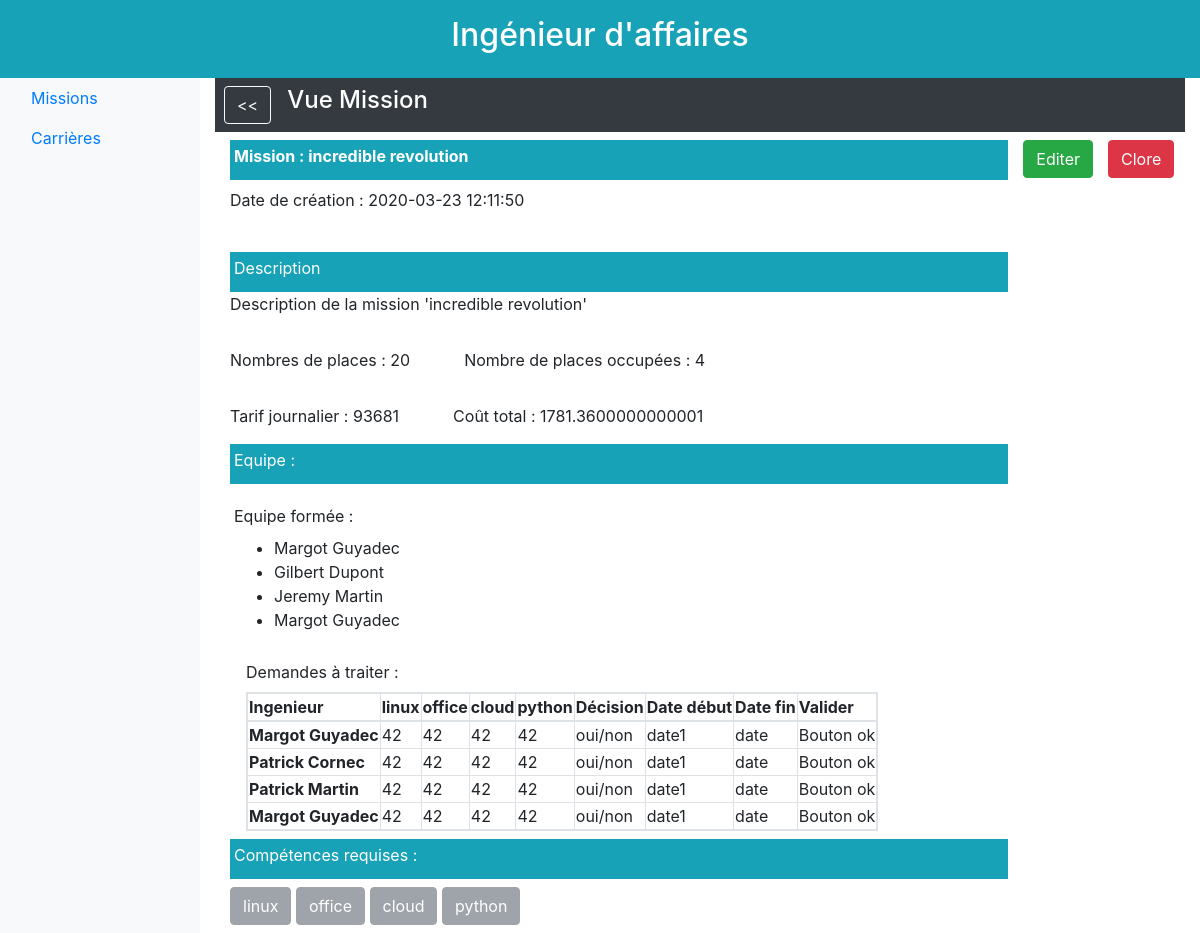
The page /1/affaire/missions/vue/1/ on the database as committed earlier.
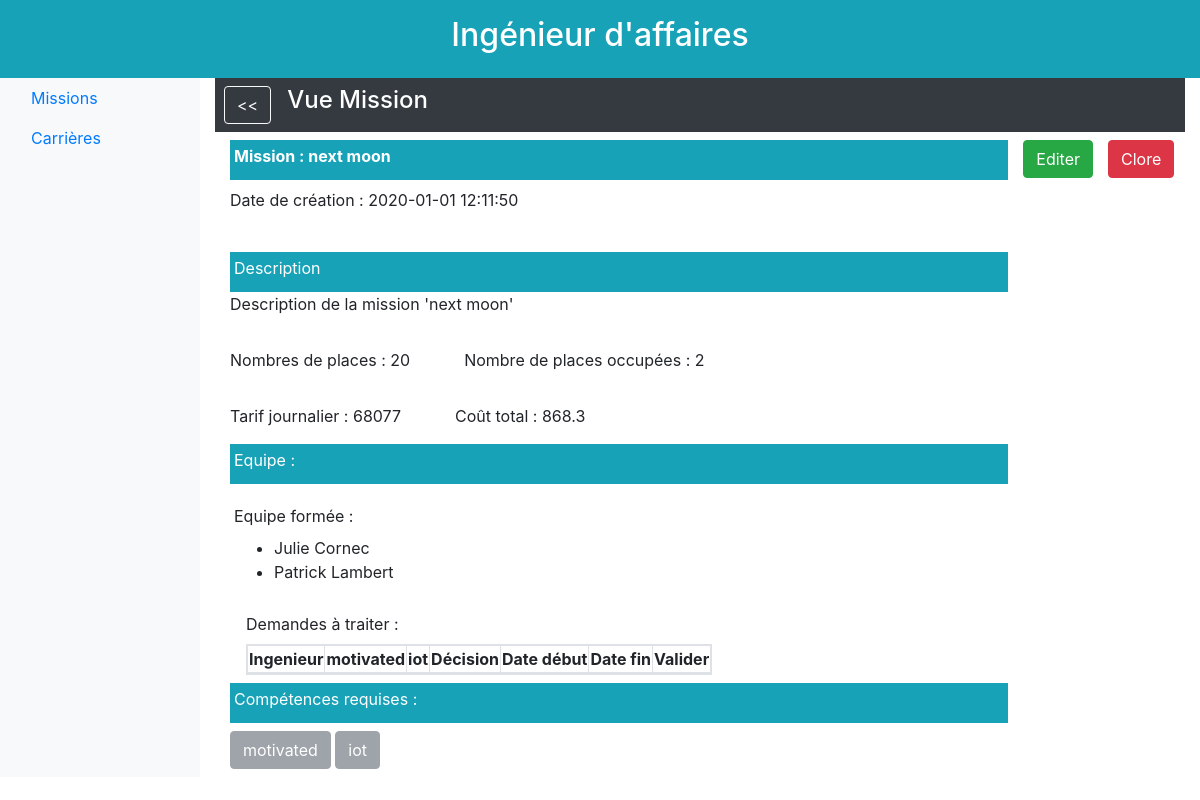
The same page on the database as committed later.
### database/models.py (models this page shows)
class Mission(db.Model):
    id = db.Column(db.Integer, primary_key=True)
    titre = db.Column(db.String(64), unique=True)
    description = db.Column(db.Text, unique=True)
    effectifs_max = db.Column(db.Integer)
    prix_vente = db.Column(db.Integer)
    statut = db.Column(db.Text)
    date_creation = db.Column(db.DateTime)
    responsable_id = db.Column(db.Integer, db.ForeignKey('ingenieur.id'))
    souhaits = db.relationship('Souhait', backref='mission', lazy='dynamic')
    besoins = db.relationship('Besoin', backref='mission', lazy='dynamic')
    affectations = db.relationship('Affectation', backref='mission', lazy='dynamic')

class Ingenieur(db.Model):
    id = db.Column(db.Integer, primary_key=True)
    nom_court = db.Column(db.Text, unique=True)  # unique ??
    prenom = db.Column(db.Text)
    nom_famille = db.Column(db.Text)
    site = db.Column(db.Text)
    email = db.Column(db.Text, unique=True)
    taux_journalier = db.Column(db.Float)
    statut = db.Column(db.Text)  # a traiter, ajouté par mes soins
    estCommercial = db.Column(db.Boolean)  # ajouté par mes soins
    certifications = db.relationship('Certification', backref='ingenieur', lazy='dynamic')
    souhaits = db.relationship('Souhait', backref='ingenieur', lazy='dynamic')
    affectations = db.relationship('Affectation', backref='ingenieur', lazy='dynamic')
    responsabilites_missions = db.relationship('Mission', backref='responsable', lazy='dynamic')

class Competence(db.Model):
    id = db.Column(db.Integer, primary_key=True)
    nom = db.Column(db.String(64), unique=True)
    certifications = db.relationship('Certification', backref='competence', lazy='dynamic')
    besoins = db.relationship('Besoin', backref='competence', lazy='dynamic')

### app.py (the view)
@app.route('/<id>/affaire/missions/vue/<missionId>/')
def affaire_mission_vue(id, missionId):
    mission = get_mission_by_id(missionId)
    competences = get_competence_of_mission(missionId)
    equipeForme = get_participants_actuels_of_mission(missionId)
    postulants = get_postulant_by_mission(missionId)
    coutTT = get_cout_of_mission(missionId)
    return render_template("homepage_affaire_mission_vue.html.jinja2"
                           , id=id
                           , mission=mission
                           , competences=competences
                           , equipeForme=equipeForme
                           , postulants=postulants
                           , coutTT=coutTT
                           )

### database/functions.py (called while the page is built)
def get_mission_by_id(mission_id):
    return Mission.query.filter_by(id=mission_id).first()

def get_postulant_by_mission(id_mission):
    return [get_engineer_by_id(s.ingenieur_id) for s in Souhait.query.filter_by(mission_id=id_mission).all()]

def get_participants_actuels_of_mission(mission_id):
    mission = get_mission_by_id(mission_id)
    id_inges = [a.ingenieur_id for a in list(mission.affectations)]
    participants = [get_engineer_by_id(id) for id in id_inges]
    return participants

def get_cout_of_mission(mission_id):
    coutTT = 0
    for inge in get_participants_actuels_of_mission(mission_id):
        coutTT += inge.taux_journalier
    return coutTT

def get_engineer_by_id(engineer_id):
    return Ingenieur.query.filter_by(id=engineer_id).first()

def get_competence_of_mission(mission_id):
    mission = get_mission_by_id(mission_id)
    compe_ids = [b.competence_id for b in list(mission.besoins)]
    compes = [Competence.query.filter_by(id=cid).first() for cid in compe_ids]
    return compes

### templates/homepage_affaire_mission_vue.html.jinja2 (shortened to what the changed rows need)
{% extends "homepage_affaire.html.jinja2" %}
{% block body %}
    <div class="d-flex flex-column">
        <div class="d-flex flex-inline mb-2">
            <div class="col-md-10">
                <div class="col p-1 bg-info text-white size-6 font-weight-bold">
                    <label for="Name">Mission : </label>
                    <label>{{ mission.titre }}</label>
                </div>
            </div>
        </div>
        <div class="d-flex flex-inline mb-2">
            <div class="mb-2 col-md-10">
                <div class="form-group">
                    <label for="date">Date de création :</label>
                    <label>{{ mission.date_creation }}</label>
                </div>
            </div>
        </div>
        <div class="d-flex flex-inline mb-2">
            <div class="col-md-10">
                <div class="form-group">
                    <label>{{ mission.description }}</label>
                </div>
            </div>
        </div>
        <div class="d-flex flex-inline mb-2">
            <div class="col-md-auto mr-auto">
                <div class="form-group">
                    <label for="nbPlace">Nombres de places :</label>
                    <span>{{ mission.effectifs_max }}</span>
                </div>
            </div>
            <div class="col ml-4">
                <div class="size-4">
                    <label for="places">Nombre de places occupées :</label>
                    <span>{{ equipeForme|length }}</span>
                </div>
            </div>
        </div>
        <div class="d-flex flex-inline mb-2">
            <div class="col-md-auto mr-auto">
                <div class=" size-4">
                    <label for="tarif"> Tarif journalier : </label>
                    <span>{{ mission.prix_vente }}</span>
                </div>
            </div>
            <div class="col ml-4">
                <div class="size-4">
                    <label> Coût total :</label>
                    <span>{{ coutTT }}</span>
                </div>
            </div>
        </div>
        <div class="d-flex flex-inline mb-2">
            <div class="col-md-6 ">
                <div class="p-1 size-4">
                    <ul>
                        {% for personne in equipeForme %}
                            <li>{{ personne.prenom }} {{ personne.nom_famille }}</li>
                        {% endfor %}
                    </ul>
                </div>
            </div>
        </div>
        <div class="d-flex flex-inline mb-2">
            <div class="col-md-auto ml-3 size-4">
                <div class="">
                    <table class="table-responsive table-bordered">
                        <thead class="thead-light">
                        <tr>
                            <th scope="col">Ingenieur</th>
                            {% for competence in competences %}
                                <th scope="col">{{ competence.nom }}</th>
                            {% endfor %}
                            <th scope="col">Décision</th>
                            <th scope="col">Date début</th>
                            <th scope="col">Date fin</th>
                            <th scope="col">Valider</th>
                        </tr>
                        </thead>
                        <form action="{{ url_for("process_form_acceptation", id=id, missionId=mission.id) }}"
                              method="post"
                              class="needs-validation" novalidate="">
                            <tbody>
                            {% for postulant in postulants %}
                                <tr>
                                    <th scope="row justify-content-start">{{ postulant.prenom }} {{ postulant.nom_famille }}</th>
                                    {% for competence in competences %}
                                        <td>42</td>
                                    {% endfor %}
                                    <td>oui/non</td>
                                    <td>date1</td>
                                    <td>date</td>
                                    <td>Bouton ok</td>
                                </tr>
                            {% endfor %}
                            </tbody>
                        </form>
                    </table>
                </div>
            </div>
        </div>
        <div class="d-flex flex-inline mb-2">
            <div class="col-md-10">
                <div class="p-1  bg-info text-white size-6 mb-2">
                    <label for="competences">Compétences requises :</label>
                </div>
                {% for competence in competences %}
                    <button type="button" class="btn btn-secondary" disabled>{{ competence.nom }}</button>
                {% endfor %}
            </div>
        </div>
    </div>
{% endblock %}

Rows that differ between the two databases and show on the page:
no longer on this page (row edited): Ingenieur: prenom "Margot", nom_famille "Guyadec"
removed Ingenieur: prenom "Gilbert", nom_famille "Dupont", shown under "Vue Mission"
removed Ingenieur: prenom "Jeremy", nom_famille "Martin", shown under "Vue Mission"
no longer on this page (row unchanged): Competence: nom "linux"
no longer on this page (row unchanged): Competence: nom "office"
no longer on this page (row unchanged): Competence: nom "cloud"
no longer on this page (row unchanged): Competence: nom "python"
no longer on this page (row edited): Ingenieur: prenom "Patrick", nom_famille "Cornec"
removed Ingenieur: prenom "Patrick", nom_famille "Martin"
changed Mission: titre "incredible revolution" → "next moon"; date_creation "2020-03-23 12:11:50" → "2020-01-01 12:11:50"; description "Description de la mission 'incredible revolution'" → "Description de la mission 'next moon'"; prix_vente "93681" → "68077"
now on this page (row edited): Ingenieur: prenom "Julie", nom_famille "Cornec", shown under "Vue Mission"
now on this page (row edited): Ingenieur: prenom "Patrick", nom_famille "Lambert", shown under "Vue Mission"
now on this page (row unchanged): Competence: nom "motivated"
now on this page (row unchanged): Competence: nom "iot"
Other text that changed with them:
{{ equipeForme|length }}: "4" → "2"
{{ coutTT }}: "1781.3600000000001" → "868.3"
